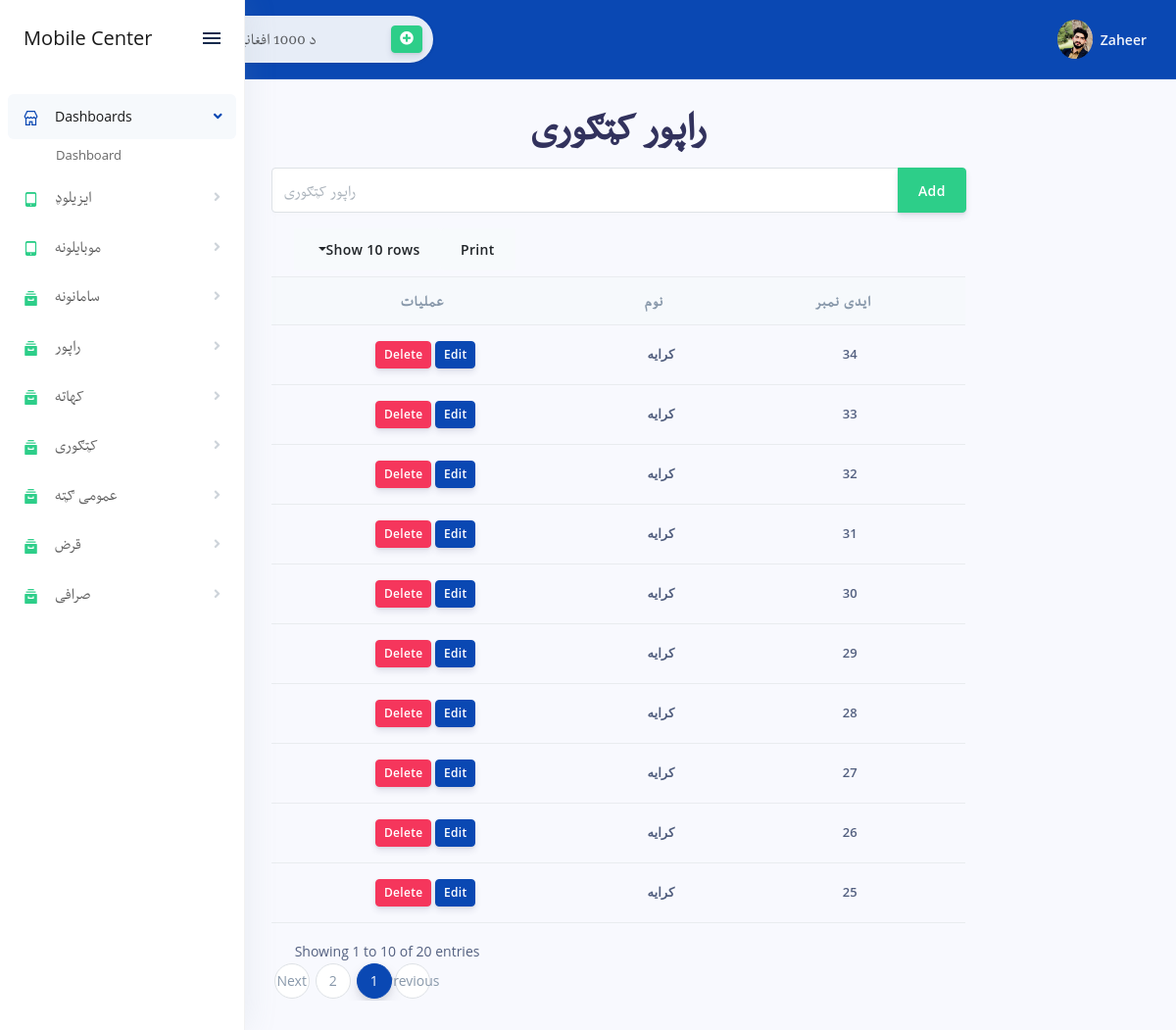
The app's page /report_category.php (signed in) with its own data.
### tables this page shows
CREATE TABLE `mobile_categories` (
  `category_id` int(3) NOT NULL,
  `category_name` varchar(100) NOT NULL
);

### report_category.php (the view, shortened to what this page needs)
<?php include "config/connectoin.php"?>
<?php include "includes/header.php";?>
<?php include "includes/sidenav.php";?>
		<div class="main-content" id="panel">
			<?php include "includes/topnav.php";?>
	<div class="container-fluid mt-3">
    <h1 class="display-2 pashtofont text-center">راپور کټګوری</h1>
		<div class="row">
            <div class="col-xl-2 col-md-2"></div>
		<div class="col-xl-8 col-md-6">
        <?php
if (isset($_GET['editId'])) {
    $theEditId = $_GET['editId'];
    $query = "SELECT * FROM mobile_categories WHERE category_id = $theEditId";
    $editCategory = mysqli_query($connection, $query);
    while ($rows = mysqli_fetch_assoc($editCategory)) {
        $editCat = $rows['category_name'];
    }
    ?>
<form action="" method="POST">
<div class="input-group mb-3">
  <input name="cat" value= "<?=$editCat?>" type="text" class="form-control" aria-label="Recipient's username" aria-describedby="basic-addon2">
  <div class="input-group-append">
    <input class="btn btn-success" type="submit" value="Update" name="update">
  </div>
</div>
		</form>
<?php
} else {
    ?>
    <form action="" method="POST">
    <div class="input-group mb-3">
      <input name="cat" type="text" class="form-control" placeholder="راپور کټګوری" aria-label="Recipient's username" aria-describedby="basic-addon2">
      <div class="input-group-append">
        <input class="btn btn-success" type="submit" value="Add" name="addMobile">
      </div>
    </div>
            </form>
<?php }
?>
        </div>
        <div class="col-xl-2 col-md-2"></div>
</div>
<div class="row">
<div class="col-xl-2 col-md-2"></div>
            <div class="col-xl-8" dir="rtl">
 <div class="table-responsive">
              <table class="table align-items-center table-flush" id="search">
                <thead class="thead-light">
                <tr class="pashtofont text-center">
<th style="font-size:16px;">ایدی نمبر</th>
<th style="font-size:16px">نوم</th>
<th style="font-size:16px">عملیات</th>
</tr>
</thead>
<tbody class="list">
<?php
$query = "SELECT * FROM mobile_categories";
$selectCategories = mysqli_query($connection, $query);
while ($rows = mysqli_fetch_assoc($selectCategories)) {
    $catId = $rows['category_id'];
    ?>
         <tr style='font-weight:600' class='text-center'>
        <td><?=$catId?></td>
            <td>کرایه</td>
        <td>
<a href='mobile_category.php?editId=<?php echo $catId ?>' class='btn btn-primary btn-sm'>Edit</a>
<a href='mobile_category.php?deleteId=<?php echo $catId ?>' class='btn btn-danger btn-sm' onclick='return confirm('Are You Sure To Delete ?');'>Delete</a>
</td>
        </tr>
<?php }?>
        </tbody>
    </table>
</div>
</div>
<div class="col-xl-2 col-md-2"></div>
				</div>
</div>
</div>
				<?php include "includes/footer.php";?>

### css/mystyle.css (style rules this page uses)
.pashtofont { font-family: 'MyPashtoFont'; }

### includes/header.php (style rules this page uses)
body { overflow-x:hidden; }

### records on screen
mobile_categories: category_id "25"
mobile_categories: category_id "26"
mobile_categories: category_id "27"
mobile_categories: category_id "28"
mobile_categories: category_id "29"
mobile_categories: category_id "30"
mobile_categories: category_id "31"
mobile_categories: category_id "32"
mobile_categories: category_id "33"
mobile_categories: category_id "34"

### other values on screen
$_SESSION['username'] "Zaheer"
